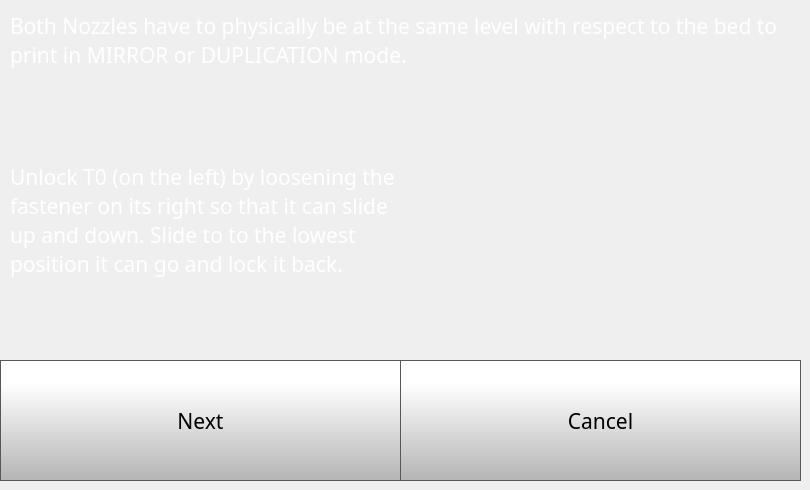
    <widget class="QWidget" name="idexConfigStep1Page">
     <widget class="QLabel" name="calibrateLabel_8">
      <property name="geometry">
       <rect>
        <x>10</x>
        <y>10</y>
        <width>781</width>
        <height>61</height>
       </rect>
      </property>
      <property name="font">
       <font>
        <family>Gotham</family>
        <pointsize>16</pointsize>
        <weight>50</weight>
        <bold>false</bold>
       </font>
      </property>
      <property name="styleSheet">
       <string notr="true">color: rgb(255, 255, 255);</string>
      </property>
      <property name="text">
       <string>Both Nozzles have to physically be at the same level with respect to the bed to print in MIRROR or DUPLICATION mode.</string>
      </property>
      <property name="wordWrap">
       <bool>true</bool>
      </property>
     </widget>
     <widget class="QLabel" name="calibrateLabel_14">
      <property name="geometry">
       <rect>
        <x>10</x>
        <y>80</y>
        <width>391</width>
        <height>281</height>
       </rect>
      </property>
      <property name="font">
       <font>
        <family>Gotham</family>
        <pointsize>16</pointsize>
        <weight>50</weight>
        <bold>false</bold>
       </font>
      </property>
      <property name="styleSheet">
       <string notr="true">color: rgb(255, 255, 255);</string>
      </property>
      <property name="text">
       <string>Unlock T0 (on the left) by loosening the fastener on its right so that it can slide up and down. Slide to to the lowest position it can go and lock it back.</string>
      </property>
      <property name="wordWrap">
       <bool>true</bool>
      </property>
     </widget>
     <widget class="QPushButton" name="idexConfigStep1NextButton">
      <property name="geometry">
       <rect>
        <x>0</x>
        <y>360</y>
        <width>401</width>
        <height>121</height>
       </rect>
      </property>
      <property name="font">
       <font>
        <family>Gotham</family>
        <pointsize>16</pointsize>
       </font>
      </property>
      <property name="styleSheet">
       <string notr="true">QPushButton {
     border: 1px solid rgb(87, 87, 87);
	background-color: qlineargradient(spread:pad, x1:0, y1:1, x2:0, y2:0.188, stop:0 rgba(180, 180, 180, 255), stop:1 rgba(255, 255, 255, 255));


}

QPushButton:pressed {
    background-color: qlineargradient(x1: 0, y1: 0, x2: 0, y2: 1,
                                      stop: 0 #dadbde, stop: 1 #f6f7fa);
}

QPushButton:flat {
    border: none; /* no border for a flat push button */
}

QPushButton:default {
    border-color: navy; /* make the default button prominent */
}

QPushButton:focus {
	outline: none;
}</string>
      </property>
      <property name="text">
       <string>Next</string>
      </property>
      <property name="iconSize">
       <size>
        <width>40</width>
        <height>40</height>
       </size>
      </property>
     </widget>
     <widget class="QPushButton" name="idexConfigStep1CancelButton">
      <property name="enabled">
       <bool>true</bool>
      </property>
      <property name="geometry">
       <rect>
        <x>400</x>
        <y>360</y>
        <width>401</width>
        <height>121</height>
       </rect>
      </property>
      <property name="font">
       <font>
        <family>Gotham</family>
        <pointsize>16</pointsize>
       </font>
      </property>
      <property name="styleSheet">
       <string notr="true">QPushButton {
     border: 1px solid rgb(87, 87, 87);
	background-color: qlineargradient(spread:pad, x1:0, y1:1, x2:0, y2:0.188, stop:0 rgba(180, 180, 180, 255), stop:1 rgba(255, 255, 255, 255));


}

QPushButton:pressed {
    background-color: qlineargradient(x1: 0, y1: 0, x2: 0, y2: 1,
                                      stop: 0 #dadbde, stop: 1 #f6f7fa);
}

QPushButton:flat {
    border: none; /* no border for a flat push button */
}

QPushButton:default {
    border-color: navy; /* make the default button prominent */
}

QPushButton:focus {
	outline: none;
}</string>
      </property>
      <property name="text">
       <string>Cancel</string>
      </property>
      <property name="iconSize">
       <size>
        <width>40</width>
        <height>40</height>
       </size>
      </property>
     </widget>
    </widget>
